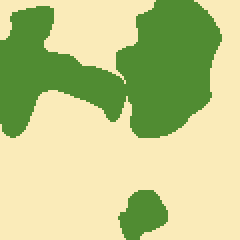
#> input picture data/test/masks/tile_1.87_35.png, 120 x 120 px, found by its file name (shown 2 times larger)
$ python dataset_analyzer.py
#> lines starting #> are read from the running program, lines starting #| are printed output that depends on the picture; after the words box and inside, x2 and y2 are one past the last pixel; in counts of white or black regions, pixels touching at a corner belong together
#!/usr/bin/env python3
"""
Dataset Analyzer - Find actual class meanings
"""

import cv2
import numpy as np
from pathlib import Path
from tqdm import tqdm
import json

def analyze_dataset():
    """Analyze dataset to find what each class actually represents"""

    # Check all splits to find diverse classes
    all_samples = []
    for split in ['train', 'val', 'test']:
        images_dir = Path(f"data/{split}/images")
        masks_dir = Path(f"data/{split}/masks")
        if masks_dir.exists():
            all_samples.extend([(images_dir, masks_dir, f) for f in masks_dir.glob("*.png")])

    # Find samples containing each class across all splits
    target_classes = [0, 105, 109, 111, 158, 200, 233]
    class_samples = {cls: [] for cls in target_classes}

    print(f"Searching {len(all_samples)} files across all splits...")
    for images_dir, masks_dir, mask_file in tqdm(all_samples[:2000]):
        mask_path = masks_dir / mask_file.name
        img_path = images_dir / (mask_file.stem + ".tif")

        if mask_path.exists():
            mask = cv2.imread(str(mask_path), cv2.IMREAD_GRAYSCALE)
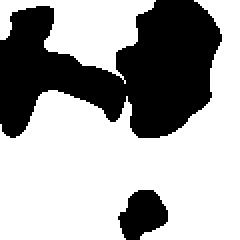
#> mask: shape (120, 120) (shown 2 times larger); values 111 (black) and 233 (white), 64.8% white; 2 black regions, box (x1, y1, x2, y2) and area: (0, 0, 111, 69) 4635, (59, 95, 84, 120) 429
            unique_classes = np.unique(mask)
#> unique_classes = [111, 233]

            for cls in target_classes:
                if cls in unique_classes and len(class_samples[cls]) < 15:
                    class_samples[cls].append((img_path, mask_path))

    # Use found samples
    sample_files = []
    for cls, samples in class_samples.items():
        sample_files.extend(samples)
        print(f"Class {cls}: Found {len(samples)} samples")

    print(f"\nANALYZING {len(sample_files)} DIVERSE SAMPLES TO IDENTIFY CLASSES")
    print("=" * 60)

    class_analysis = {}

    for img_path, mask_path in tqdm(sample_files):
        if img_path.exists():
            image = cv2.imread(str(img_path))
#> image is the input picture: shape (120, 120, 3); mean B, G, R 137.5, 201.6, 190.2
            image = cv2.cvtColor(image, cv2.COLOR_BGR2RGB)
            mask = cv2.imread(str(mask_path), cv2.IMREAD_GRAYSCALE)

            for cls in np.unique(mask):
                if cls not in class_analysis:
                    class_analysis[cls] = {'rgb_values': [], 'pixel_counts': []}

                class_pixels = image[mask == cls]
                if len(class_pixels) > 100:
                    mean_rgb = np.mean(class_pixels, axis=0)
                    class_analysis[cls]['rgb_values'].append(mean_rgb)
                    class_analysis[cls]['pixel_counts'].append(len(class_pixels))
#> this loop made 2 passes
#> (cls, mean_rgb) on passes 1 to 2: (111, [80, 140, 50]), (233, [250, 235, 185])
#> after the loop, class_analysis = 2 items

    # Analyze results
    print("\nCLASS IDENTIFICATION RESULTS:")
    print("-" * 40)

    class_meanings = {}

    for cls in sorted(class_analysis.keys()):
        rgb_values = np.array(class_analysis[cls]['rgb_values'])
        avg_rgb = np.mean(rgb_values, axis=0)
        std_rgb = np.std(rgb_values, axis=0)
        total_samples = len(rgb_values)

        r, g, b = avg_rgb
        brightness = np.mean(avg_rgb)

        print(f"\nClass {cls}:")
        print(f"  RGB: ({r:.1f}, {g:.1f}, {b:.1f})")
        print(f"  Brightness: {brightness:.1f}")
        print(f"  Samples: {total_samples}")

        # Classify based on color characteristics
        if cls == 0:
            meaning = "BACKGROUND/VOID"
        elif b > r + 20 and b > g + 15:  # Strong blue
            meaning = "WATER"
        elif g > r + 20 and g > b + 15:  # Strong green
            meaning = "VEGETATION"
        elif brightness > 150:  # Very bright
            meaning = "CONCRETE/FORMAL_BUILDINGS"
        elif brightness < 80:   # Very dark
            meaning = "SHADOWS/ROADS"
        elif 80 <= brightness <= 120:  # Medium brightness, mixed colors
            meaning = "INFORMAL_SETTLEMENTS/SLUMS"
        else:  # Medium-high brightness
            meaning = "MIXED_URBAN/RESIDENTIAL"

        class_meanings[cls] = meaning
        print(f"  -> {meaning}")
#> this loop made 2 passes
#> (cls, std_rgb, total_samples, r, g, b, brightness, meaning) on passes 1 to 2: (111, [0, 0, 0], 6, 80, 140, 50, 90, 'VEGETATION'), (233, [0, 0, 0], 6, 250, 235, 185, 223.3, 'CONCRETE/FORMAL_BUILDINGS')
#| Class 111:
#|   RGB: (80.0, 140.0, 50.0)
#|   Brightness: 90.0
#|   Samples: 6
#|   -> VEGETATION
#| Class 233:
#|   RGB: (250.0, 235.0, 185.0)
#|   Brightness: 223.3
#|   Samples: 6
#|   -> CONCRETE/FORMAL_BUILDINGS
#> after the loop, class_meanings = {111: 'VEGETATION', 233: 'CONCRETE/FORMAL_BUILDINGS'}

    # Save results
    results = {
        'class_meanings': {str(k): v for k, v in class_meanings.items()},
        'detailed_stats': {
            str(cls): {
                'avg_rgb': [float(x) for x in np.mean(class_analysis[cls]['rgb_values'], axis=0)],
                'sample_count': len(class_analysis[cls]['rgb_values'])
            } for cls in class_analysis.keys()
        }
    }

    with open('dataset_class_meanings.json', 'w') as f:
        json.dump(results, f, indent=2)

    print(f"\nResults saved to: dataset_class_meanings.json")

    # Identify slum classes
    slum_classes = [cls for cls, meaning in class_meanings.items()
                   if 'SLUM' in meaning or 'INFORMAL' in meaning]
#> slum_classes = []

    print(f"\nSLUM CLASSES IDENTIFIED: {slum_classes}")
#| SLUM CLASSES IDENTIFIED: []

    return class_meanings

if __name__ == "__main__":
    analyze_dataset()
